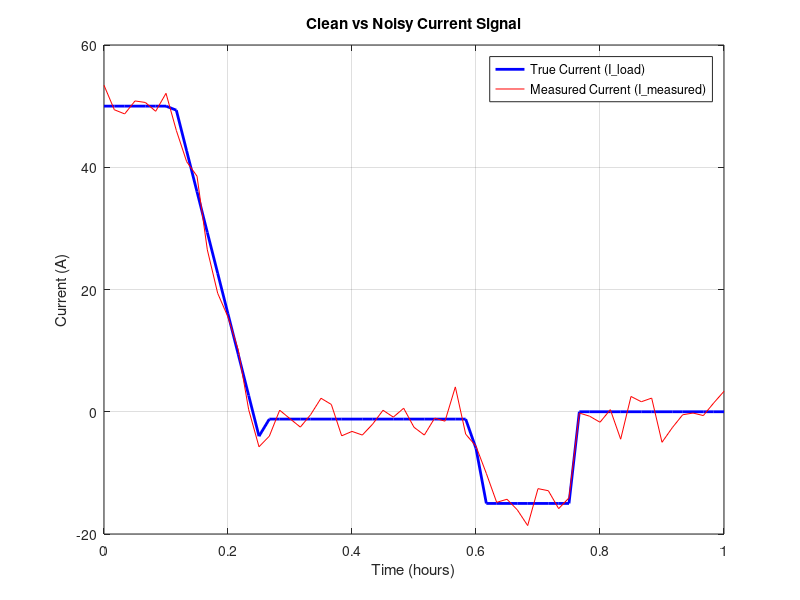
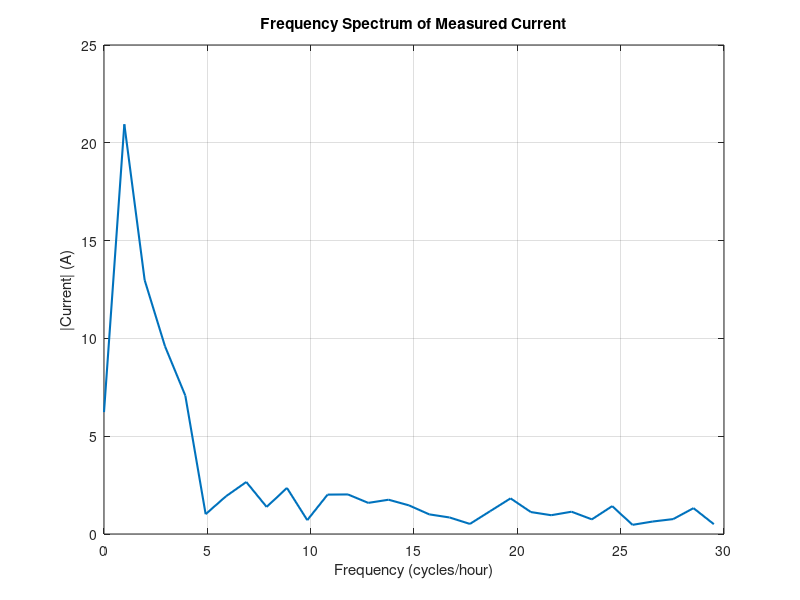
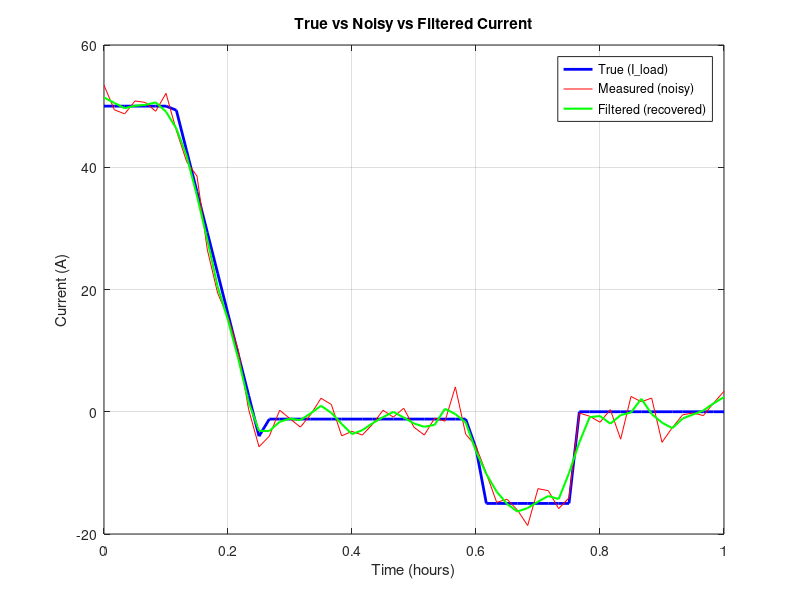
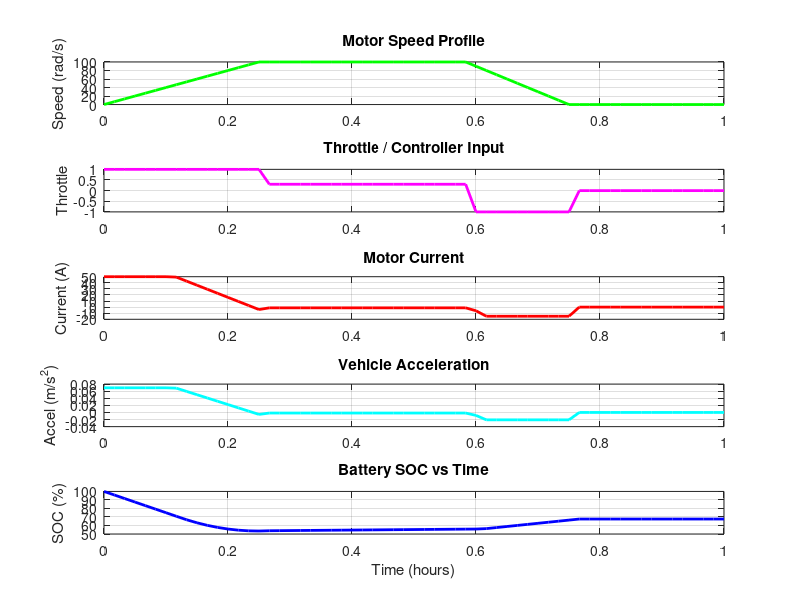

These figures' MATLAB source, in order:
% Battery SOC Simulation - Phase 3 (Motor Model with Throttle Controller)
clear; clc;

% --- Battery parameters ---
Q = 20;          % Battery capacity in Amp-hours (Ah)
SOC0 = 100;        % Initial SOC in %

% --- Vehicle parameters ---
r_wheel = 0.3;     % wheel radius (meters)
m = 1200;          % vehicle mass (kg)

% --- Motor parameters ---
V = 48;        % Battery/supply voltage (Volts)
R = 0.5;       % Motor winding resistance (Ohms)
Kt = 0.5;      % Torque constant (Nm/A)
Ke = 0.5;      % Back-EMF constant (V*s/rad)
I_discharge_max = 50;   % Max discharge current (Amps)
I_charge_max = 15;      % Max charge/regen current (Amps) - lower, batteries accept charge more slowly

% --- Simulation settings ---
dt = 1/60;         % time step in hours (1 minute)
t_end = 1;         % simulate 1 hour
t = 0:dt:t_end;    % time vector
N = length(t);

% --- Build speed profile (motor angular speed, rad/s) ---
omega = zeros(1, N);

for k = 1:N
    time_min = t(k) * 60;
    
    if time_min <= 15
        omega(k) = 100 * (time_min / 15);          % ramp up 0 -> 100 rad/s
    elseif time_min <= 35
        omega(k) = 100;                              % cruising at 100 rad/s
    elseif time_min <= 45
        omega(k) = 100 * (1 - (time_min-35)/10);    % ramp down 100 -> 0 rad/s
    else
        omega(k) = 0;                                % idle
    end
end

% --- Build throttle/controller profile (-1 to 1) ---
throttle = zeros(1, N);

for k = 1:N
    time_min = t(k) * 60;
    
    if time_min <= 15
        throttle(k) = 1;        % full throttle - accelerating
    elseif time_min <= 35
        throttle(k) = 0.3;      % light throttle - maintaining cruise
    elseif time_min <= 45
        throttle(k) = -1;       % full regen braking
    else
        throttle(k) = 0;        % idle - no current demanded
    end
end

% --- Calculate raw motor current from physics ---
I_raw = (V - Ke .* omega) / R;

% --- Apply throttle to get actual current ---
I_load = throttle .* I_raw;

% --- Clamp current to safe limits ---
I_load(I_load > I_discharge_max) = I_discharge_max;
I_load(I_load < -I_charge_max) = -I_charge_max;

% --- Simulate a noisy current sensor ---
noise_amplitude = 2;   % Amps - how "noisy" our sensor is
sensor_noise = noise_amplitude * randn(1, N);
I_measured = I_load + sensor_noise;

% --- Plot clean vs noisy current ---
figure;
plot(t, I_load, 'b', 'LineWidth', 2); hold on;
plot(t, I_measured, 'r');
xlabel('Time (hours)');
ylabel('Current (A)');
title('Clean vs Noisy Current Signal');
legend('True Current (I\_load)', 'Measured Current (I\_measured)');
grid on;

% --- FFT Analysis ---
Fs = 1/dt;              % Sampling frequency (samples per hour)
L = N;                   % Number of samples

Y = fft(I_measured);              % Compute FFT
P2 = abs(Y/L);                    % Two-sided spectrum (magnitude, normalized)
P1 = P2(1:floor(L/2)+1);          % One-sided spectrum (positive frequencies only)
P1(2:end-1) = 2*P1(2:end-1);      % Adjust amplitude (compensate for dropping negative half)

f = Fs*(0:floor(L/2))/L;          % Frequency axis

% --- Plot the frequency spectrum ---
figure;
plot(f, P1, 'LineWidth', 1.5);
xlabel('Frequency (cycles/hour)');
ylabel('|Current| (A)');
title('Frequency Spectrum of Measured Current');
grid on;

% --- Moving average filter ---
M = 3;   % window size (try 3, 5, 7 and compare)
I_filtered = movmean(I_measured, M);

% --- Plot: True vs Measured vs Filtered ---
figure;
plot(t, I_load, 'b', 'LineWidth', 2); hold on;
plot(t, I_measured, 'r');
plot(t, I_filtered, 'g', 'LineWidth', 1.5);
xlabel('Time (hours)');
ylabel('Current (A)');
title('True vs Noisy vs Filtered Current');
legend('True (I\_load)', 'Measured (noisy)', 'Filtered (recovered)');
grid on;

% --- Preallocate SOC array ---
SOC = zeros(1, N);
SOC(1) = SOC0;

% --- Calculate torque, force, and acceleration ---
T = Kt .* I_load;        % torque (Nm)
F = T / r_wheel;         % force at wheels (N)
a = F / m;                % acceleration (m/s^2)

% --- Simulate SOC ---
for k = 1:N-1
    SOC(k+1) = SOC(k) - (I_load(k) * dt / Q) * 100;
    if SOC(k+1) < 0
        SOC(k+1) = 0;
    elseif SOC(k+1) > 100
        SOC(k+1) = 100;
    end
end

% --- Plot everything ---
figure;

subplot(5,1,1);
plot(t, omega, 'g', 'LineWidth', 2);
ylabel('Speed (rad/s)');
title('Motor Speed Profile');
grid on;

subplot(5,1,2);
plot(t, throttle, 'm', 'LineWidth', 2);
ylabel('Throttle');
title('Throttle / Controller Input');
grid on;

subplot(5,1,3);
plot(t, I_load, 'r', 'LineWidth', 2);
ylabel('Current (A)');
title('Motor Current');
grid on;

subplot(5,1,4);
plot(t, a, 'c', 'LineWidth', 2);
ylabel('Accel (m/s^2)');
title('Vehicle Acceleration');
grid on;

subplot(5,1,5);
plot(t, SOC, 'b', 'LineWidth', 2);
xlabel('Time (hours)');
ylabel('SOC (%)');
title('Battery SOC vs Time');
grid on;
